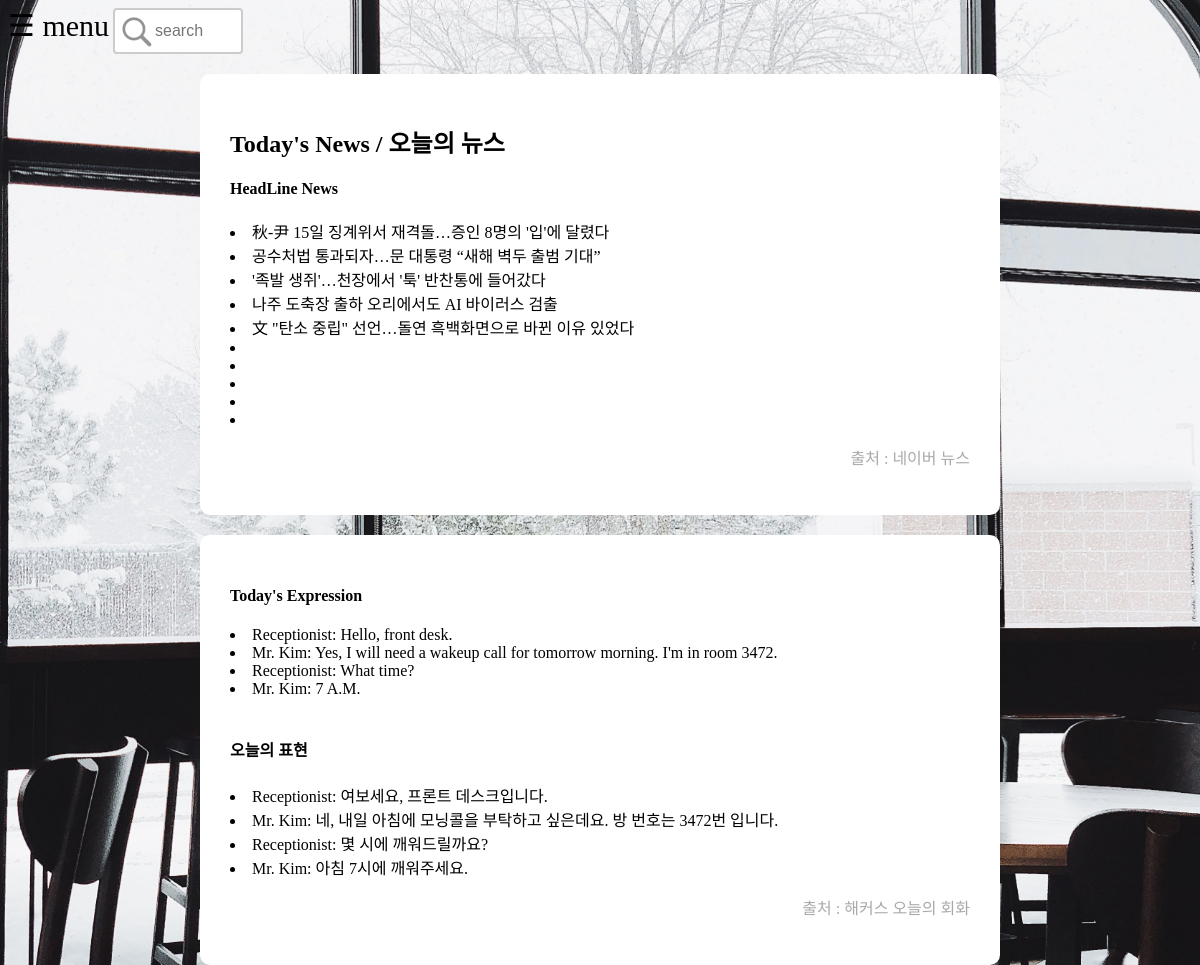
Before: /home/ with the older database file.
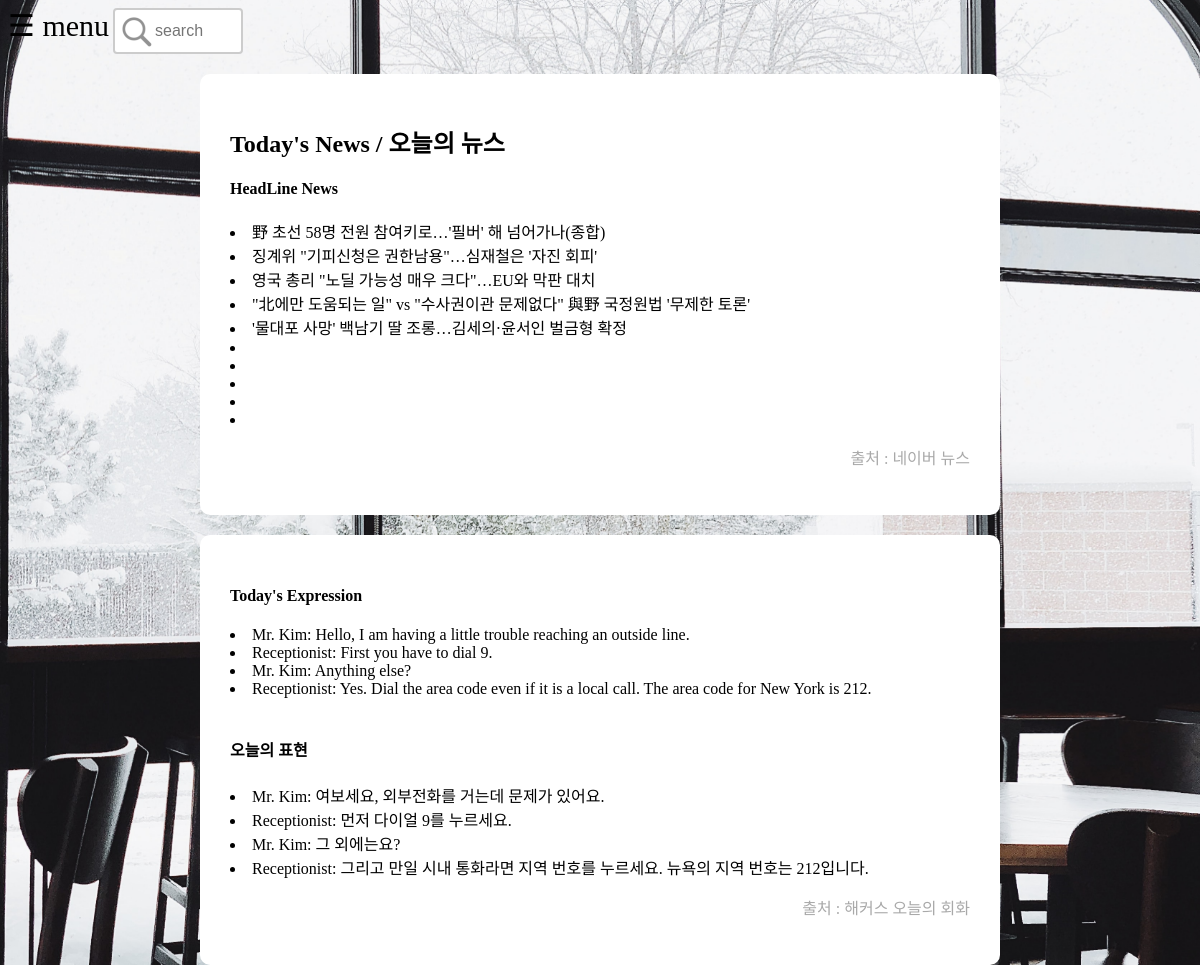
After: the same page with the newer database file.
### blog_app/models.py (models this page shows)
class NewsData(models.Model):
    title = models.CharField(max_length=200)

class EngTexts(models.Model):
    en_text = models.CharField(max_length=200)

class KorTexts(models.Model):
    ko_text = models.CharField(max_length=200)

### blog_app/views.py (the view)
# urls.py: path('home/', views.home, name='home'),
def home(req):
    kor_scrapelist = KorTexts.objects.all()
    eng_scrapelist = EngTexts.objects.all()
    news_scrapelist = NewsData.objects.all()
    news_link_scrapelist = NewsLink.objects.all()
    return render(req, 'blog_app/home.html', {'kor_scrapelist':kor_scrapelist, 'eng_scrapelist':eng_scrapelist, 'news_scrapelist':news_scrapelist, 'news_link_scrapelist':news_link_scrapelist})

### blog_app/templates/blog_app/home.html (shortened to what this page needs)
{% extends 'blog_app/base.html' %}
{% block content %}
    <div class="row">
        <div class="contents" id="parser_contents">
            <div class="card">
                <h2> Today's News / 오늘의 뉴스</h2>
                <h4>HeadLine News</h4>
                {% for list in news_scrapelist %}
                    <li>{{ list.title }}</li>
                {% endfor %}
                <p style="color: darkgray; text-align: right;">출처 : 네이버 뉴스</p>
            </div>
        </div>
        <div class="contents" id="parser_contents">
            <div class="card">
                <h4>Today's Expression</h4>
                {% for list in eng_scrapelist %}
                    <li>{{ list.en_text }}</li>
                {% endfor %} <br>
                <h4>오늘의 표현</h4>
                {% for list in kor_scrapelist %}
                    <li>{{ list.ko_text }}</li>
                {% endfor %}
                <p style="color: darkgray; text-align: right;">출처 : 해커스 오늘의 회화</p>
            </div>
        </div>
    </div>
{% endblock %}

Changed rows visible on the page:
removed NewsData: title "秋-尹 15일 징계위서 재격돌…증인 8명의 '입'에 달렸다"
removed NewsData: title "공수처법 통과되자…문 대통령 “새해 벽두 출범 기대”"
removed NewsData: title "'족발 생쥐'…천장에서 '툭' 반찬통에 들어갔다"
removed NewsData: title "나주 도축장 출하 오리에서도 AI 바이러스 검출"
removed NewsData: title "文 \"탄소 중립\" 선언…돌연 흑백화면으로 바뀐 이유 있었다"
removed EngTexts: en_text "Receptionist: Hello, front desk."
removed EngTexts: en_text "Mr. Kim: Yes, I will need a wakeup call for tomorrow morning. I'm in room 3472."
removed EngTexts: en_text "Receptionist: What time?"
removed EngTexts: en_text "Mr. Kim: 7 A.M."
removed KorTexts: ko_text "Receptionist: 여보세요, 프론트 데스크입니다."
removed KorTexts: ko_text "Mr. Kim: 네, 내일 아침에 모닝콜을 부탁하고 싶은데요. 방 번호는 3472번 입니다."
removed KorTexts: ko_text "Receptionist: 몇 시에 깨워드릴까요?"
removed KorTexts: ko_text "Mr. Kim: 아침 7시에 깨워주세요."
added NewsData: title "野 초선 58명 전원 참여키로…'필버' 해 넘어가나(종합)"
added NewsData: title "징계위 \"기피신청은 권한남용\"…심재철은 '자진 회피'"
added NewsData: title "영국 총리 \"노딜 가능성 매우 크다\"…EU와 막판 대치"
added NewsData: title "\"北에만 도움되는 일\" vs \"수사권이관 문제없다\" 與野 국정원법 '무제한 토론'"
added NewsData: title "'물대포 사망' 백남기 딸 조롱…김세의·윤서인 벌금형 확정"
added EngTexts: en_text "Mr. Kim: Hello, I am having a little trouble reaching an outside line."
added EngTexts: en_text "Receptionist: First you have to dial 9."
added EngTexts: en_text "Mr. Kim: Anything else?"
added EngTexts: en_text "Receptionist: Yes. Dial the area code even if it is a local call. The area code for New York is 212."
added KorTexts: ko_text "Mr. Kim: 여보세요, 외부전화를 거는데 문제가 있어요."
added KorTexts: ko_text "Receptionist: 먼저 다이얼 9를 누르세요."
added KorTexts: ko_text "Mr. Kim: 그 외에는요?"
added KorTexts: ko_text "Receptionist: 그리고 만일 시내 통화라면 지역 번호를 누르세요. 뉴욕의 지역 번호는 212입니다."
